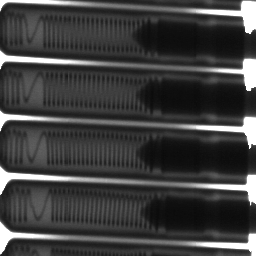
#> input picture taller_2/images/BOUGIES.png, 256 x 256 px
$ jupyter execute transformaciones_histograma.ipynb
#> lines starting #> are read from the running program, lines starting #| are printed output that depends on the picture
[cell 1]
import cv2
import matplotlib.pyplot as plt
import numpy as np

image = cv2.imread("images/BOUGIES.png", cv2.IMREAD_GRAYSCALE)
#> image is the input picture: shape (256, 256); min 10, max 255, mean 63.2

# Visualizar imagen
plt.imshow(image, cmap="gray",  vmin=0, vmax=255)
plt.show()

# Visualizar histograma
hist = cv2.calcHist([image],[0],None,[256],[0,256])
#> hist = 256 values, max 3417 at index 255, min 0 at index 0, mean 256
plt.plot(hist)
plt.show()
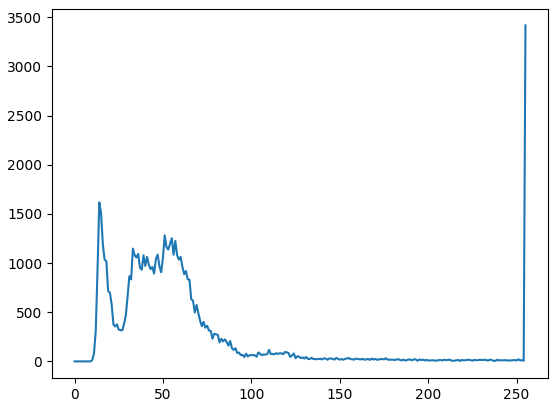
#> figure drawn by matplotlib, 1 panel; curve peaks at x = 255, y = 3417

[cell 2]
#Efectúe una expansión del contraste, visualice la imagen resultado y su histograma

from skimage import exposure

print(image.min())
#| 10
print(image.max())
#| 255
rescaled_img = exposure.rescale_intensity(image, in_range=(10,255), out_range=(0,255))

# Visualizar imagen
plt.imshow(rescaled_img, cmap="gray",  vmin=0, vmax=255)
plt.show()

# Visualizar histograma
rescaled_img = rescaled_img.astype(np.uint8)
hist = cv2.calcHist([rescaled_img],[0],None,[256],[0,256])
#> hist = 256 values, max 3417 at index 255, min 0 at index 25, mean 256
plt.plot(hist)
plt.show()
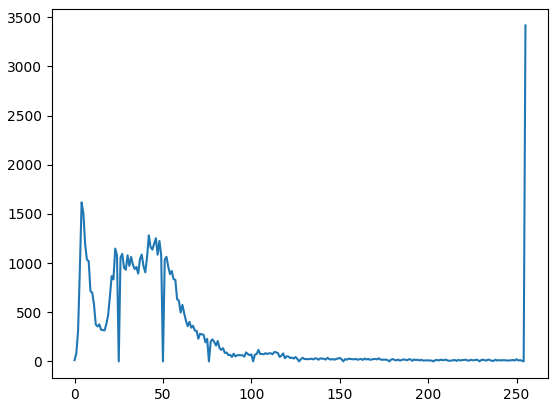
#> figure drawn by matplotlib, 1 panel; curve peaks at x = 255, y = 3417

¿A qué se debe este resultado?
Hice la expansion con minimo (10) y maximo (255), y como los valores del 0 - 10 son muy oscuros, al truncarlos se aclaró la imagen.

[cell 3]
#Sobre la imagen original efectúe ahora una ecualización del histograma, visualice la imagen resultado y su histograma.
# Ecualizar el histograma
imagen_equ = cv2.equalizeHist(image)
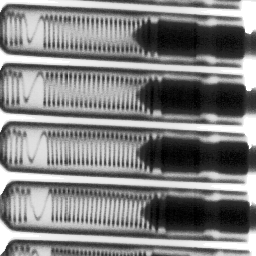
#> imagen_equ: shape (256, 256); min 0, max 255, mean 129.4

# Visualizar imagen
plt.imshow(imagen_equ, cmap="gray",  vmin=0, vmax=255)
plt.show()

# Visualizar histograma
hist = cv2.calcHist([imagen_equ],[0],None,[256],[0,256])
#> hist = 256 values, max 3417 at index 255, min 0 at index 1, mean 256
plt.plot(hist)
plt.show()
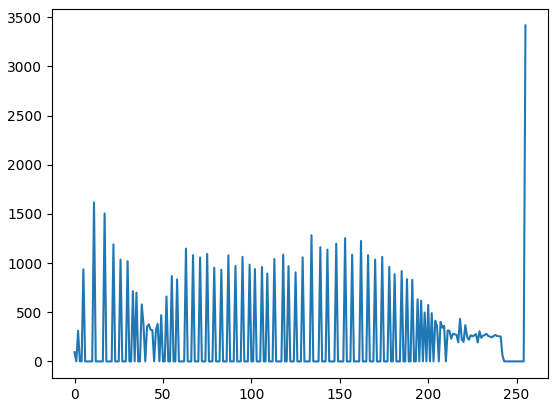
#> figure drawn by matplotlib, 1 panel; curve peaks at x = 255, y = 3417

Compare las imágenes resultado de la expansión (punto anterior) y de la ecualización (resultado actual), junto con sus histogramas. Comente sus observaciones.

En la expansión, no se marcó mucho el contraste, no hubo mucho cambio. Pero en la ecualizacion la diferencia si es bastante, al distribuir esos valores de grises es mucho mas notorio el contraste en la imagen. Los pixeles mas oscuros al reasignarse a colores mas claros, se ve mucho mas claro el detalle de la imagen

[cell 4]
# Sobre la imagen original aplique ahora una transformación logarítmica y multiplique la imagen resultado por un valor constante de 46
# Transformación logarítmica

print(image.min())
#| 10

# Convertir a float para evitar errores
image_float = image.astype(np.float32)

c = 46
image_log = c * np.log(1 + image_float)
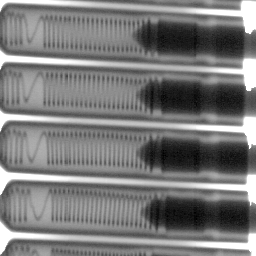
#> image_log: shape (256, 256) float32; min 110.3, max 255.1, mean 179.8; drawn with min black and max white

# Volver a uint8
image_log = np.clip(image_log, 0, 255).astype(np.uint8)
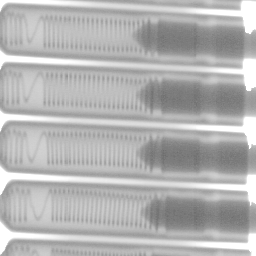
#> image_log: shape (256, 256); min 110, max 255, mean 179.3

# Visualizar imagen
plt.imshow(image_log, cmap='gray')
plt.title("Imagen con transformación logarítmica")
plt.axis('off')
plt.show()

# Histograma
hist = cv2.calcHist([image_log],[0],None,[256],[0,256])
#> hist = 256 values, max 3417 at index 255, min 0 at index 0, mean 256
plt.plot(hist)
plt.show()
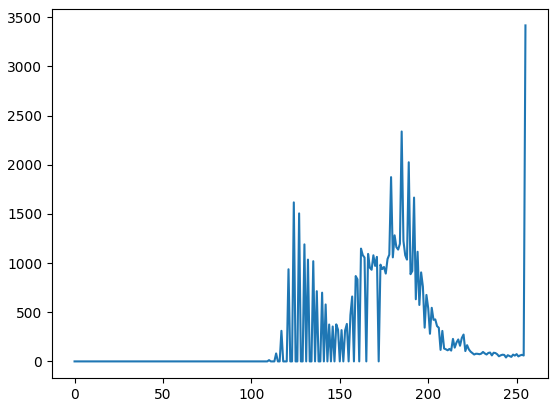
#> figure drawn by matplotlib, 1 panel; curve peaks at x = 255, y = 3417

¿Por qué es necesario multiplicar la imagen de salida por un factor? Visualice la imagen resultado y su histograma. ¿Cómo es el histograma resultado?

Es necesario multiplicarla por un factor, porque o si no los valores quedan muy bajos (generando una imagen muy oscura), como nuestra imagen es de 8 bits el valor maximo de un pixel es de 255 y en nuestra funcion logaritmica 255 + 1 quedarian los valores entre 0 y 6. De esa forma estariamos perdiendo todos los pixeles claros es por eso que toca multiplicarlo por una constante para que no quede una imagen tan oscura.

[cell 5]
# Sobre la imagen original efectúe ahora una especificación de dos histogramas diferentes de entrada.
# Visualice la imagen resultado, los histogramas esperados y los histogramas obtenidos
import numpy as np
from skimage import exposure

# ------------------- Histograma de la imagen original -------------
# Ecualizar el histograma
imagen_equ_3 = cv2.equalizeHist(image)
hist = cv2.calcHist([imagen_equ_3],[0],None,[256],[0,256])
#> hist = 256 values, max 3417 at index 255, min 0 at index 1, mean 256


#Generamos la distribución acumulativa del histograma
cdf = np.cumsum(hist)
#> cdf = 256 values from 94 to 65536
cdf = cdf / cdf[-1]
#> cdf = 256 values from 0.00143 to 1

M, N = image.shape
#> M = 256; N = 256
L = 256
#Generamos un arreglo con valores aleatorios según la distribución
pixel_values  = np.interp(np.random.rand(N*M), cdf, range(0,L))
#Convertimos el arreglo en una imagen.
i_to_match= pixel_values.reshape(N,M).astype(np.uint8)
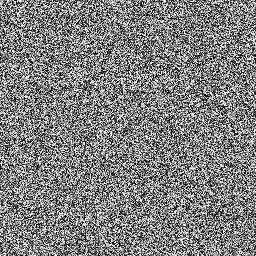
#> i_to_match: shape (256, 256); min 0, max 254, mean 128
matched_image = exposure.match_histograms(image, i_to_match).astype(np.uint8)

# Visualizar imagen
plt.imshow(matched_image, cmap='gray', vmin=0, vmax=255)
plt.title("matched_image")
plt.axis('off')
plt.show()

# Histograma
hist = cv2.calcHist([matched_image],[0],None,[256],[0,256])
#> hist = 256 values, max 3417 at index 254, min 0 at index 1, mean 256
plt.plot(hist)
plt.title("Histograma del matched")
plt.show()
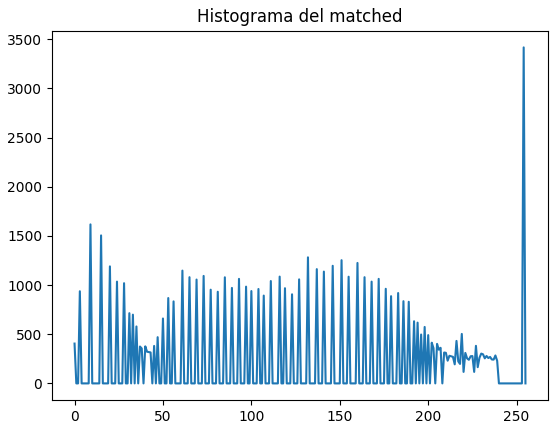
#> figure drawn by matplotlib, 1 panel; curve peaks at x = 254, y = 3417

$ run again, with taller_2/images/ANGIO.png copied over taller_2/images/BOUGIES.png
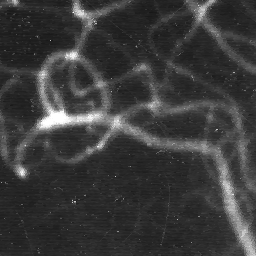
#> input picture taller_2/images/ANGIO.png, 256 x 256 px
#> image is the input picture: shape (256, 256); min 20, max 255, mean 58.9
#> `hist = cv2.calcHist([image],[0],None,[256],[0,256])`: hist = 256 values, max 3291 at index 39, min 0 at index 0, mean 256
#| 20
#| 255
#> `hist = cv2.calcHist([rescaled_img],[0],None,[256],[0,256])`: hist = 256 values, max 3291 at index 30, min 0 at index 0, mean 256
#> `hist = cv2.calcHist([imagen_equ],[0],None,[256],[0,256])`: hist = 256 values, max 3291 at index 68, min 0 at index 4, mean 256
#| 20
#> `image_log = np.clip(image_log, 0, 255).astype(np.uint8)`:
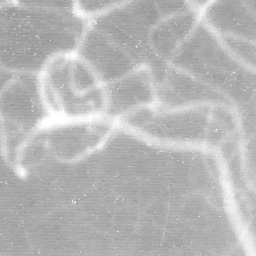
#> image_log: shape (256, 256); min 140, max 255, mean 183
#> `hist = cv2.calcHist([image_log],[0],None,[256],[0,256])`: hist = 256 values, max 3291 at index 169, min 0 at index 0, mean 256
#> `hist = cv2.calcHist([imagen_equ_3],[0],None,[256],[0,256])`: hist = 256 values, max 3291 at index 68, min 0 at index 4, mean 256
#> `cdf = np.cumsum(hist)`: cdf = 256 values from 107 to 65536
#> `cdf = cdf / cdf[-1]`: cdf = 256 values from 0.00163 to 1
#> `hist = cv2.calcHist([matched_image],[0],None,[256],[0,256])`: hist = 256 values, max 3291 at index 66, min 0 at index 2, mean 256
#> `plt.show()`:
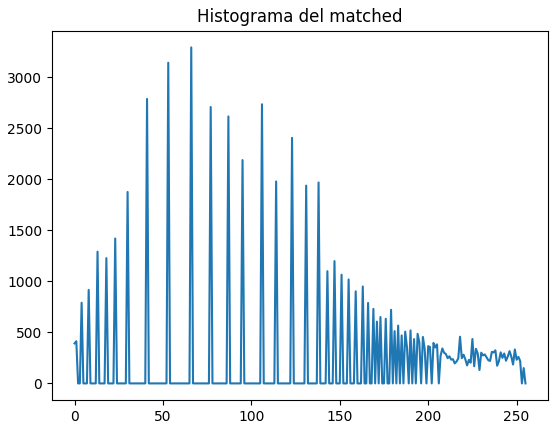
#> figure drawn by matplotlib, 1 panel; curve peaks at x = 66, y = 3291

$ run again, with taller_2/images/QUITO.png copied over taller_2/images/BOUGIES.png
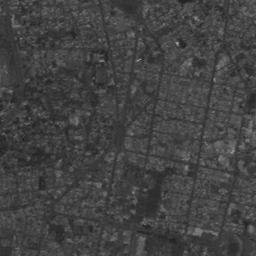
#> input picture taller_2/images/QUITO.png, 256 x 256 px
#> image is the input picture: shape (256, 256); min 35, max 166, mean 66.3
#> `hist = cv2.calcHist([image],[0],None,[256],[0,256])`: hist = 256 values, max 2369 at index 62, min 0 at index 0, mean 256
#| 35
#| 166
#> `hist = cv2.calcHist([rescaled_img],[0],None,[256],[0,256])`: hist = 256 values, max 2369 at index 54, min 0 at index 0, mean 256
#> `hist = cv2.calcHist([imagen_equ],[0],None,[256],[0,256])`: hist = 256 values, max 2369 at index 107, min 0 at index 6, mean 256
#| 35
#> `image_log = c * np.log(1 + image_float)`:
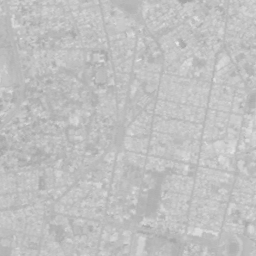
#> image_log: shape (256, 256) float32; min 164.8, max 235.4, mean 192.9
#> `hist = cv2.calcHist([image_log],[0],None,[256],[0,256])`: hist = 256 values, max 4589 at index 189, min 0 at index 0, mean 256
#> `hist = cv2.calcHist([imagen_equ_3],[0],None,[256],[0,256])`: hist = 256 values, max 2369 at index 107, min 0 at index 6, mean 256
#> `cdf = np.cumsum(hist)`: cdf = 256 values from 104 to 65536
#> `cdf = cdf / cdf[-1]`: cdf = 256 values from 0.00159 to 1
#> `hist = cv2.calcHist([matched_image],[0],None,[256],[0,256])`: hist = 256 values, max 2369 at index 105, min 0 at index 4, mean 256
#> `plt.show()`:
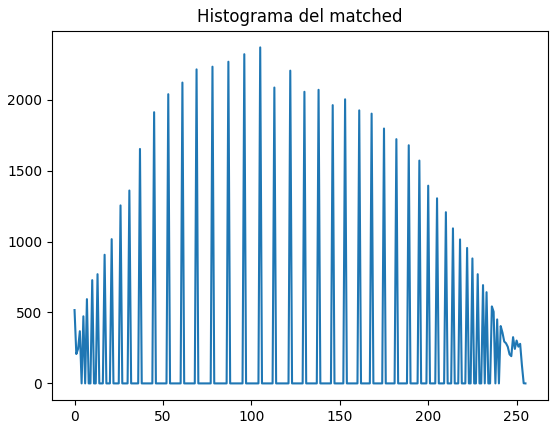
#> figure drawn by matplotlib, 1 panel; curve peaks at x = 105, y = 2369
